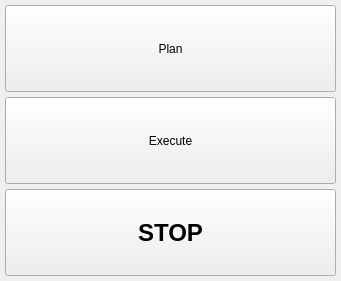
  <widget class="QWidget" name="gridLayoutWidget_3">
   <property name="geometry">
    <rect>
     <x>450</x>
     <y>300</y>
     <width>341</width>
     <height>281</height>
    </rect>
   </property>
   <layout class="QGridLayout" name="gridLayout_4">
    <property name="leftMargin">
     <number>5</number>
    </property>
    <property name="topMargin">
     <number>5</number>
    </property>
    <property name="rightMargin">
     <number>5</number>
    </property>
    <property name="bottomMargin">
     <number>5</number>
    </property>
    <property name="spacing">
     <number>5</number>
    </property>
    <item row="0" column="0">
     <widget class="QPushButton" name="btn_plan">
      <property name="sizePolicy">
       <sizepolicy hsizetype="Minimum" vsizetype="Preferred">
        <horstretch>0</horstretch>
        <verstretch>0</verstretch>
       </sizepolicy>
      </property>
      <property name="text">
       <string>Plan</string>
      </property>
     </widget>
    </item>
    <item row="1" column="0">
     <widget class="QPushButton" name="btn_exec">
      <property name="sizePolicy">
       <sizepolicy hsizetype="Minimum" vsizetype="Preferred">
        <horstretch>0</horstretch>
        <verstretch>0</verstretch>
       </sizepolicy>
      </property>
      <property name="text">
       <string>Execute</string>
      </property>
     </widget>
    </item>
    <item row="2" column="0">
     <widget class="QPushButton" name="btn_stop">
      <property name="sizePolicy">
       <sizepolicy hsizetype="Minimum" vsizetype="Preferred">
        <horstretch>0</horstretch>
        <verstretch>0</verstretch>
       </sizepolicy>
      </property>
      <property name="font">
       <font>
        <pointsize>18</pointsize>
        <weight>75</weight>
        <italic>false</italic>
        <bold>true</bold>
        <underline>false</underline>
        <strikeout>false</strikeout>
       </font>
      </property>
      <property name="text">
       <string>STOP</string>
      </property>
     </widget>
    </item>
   </layout>
  </widget>
